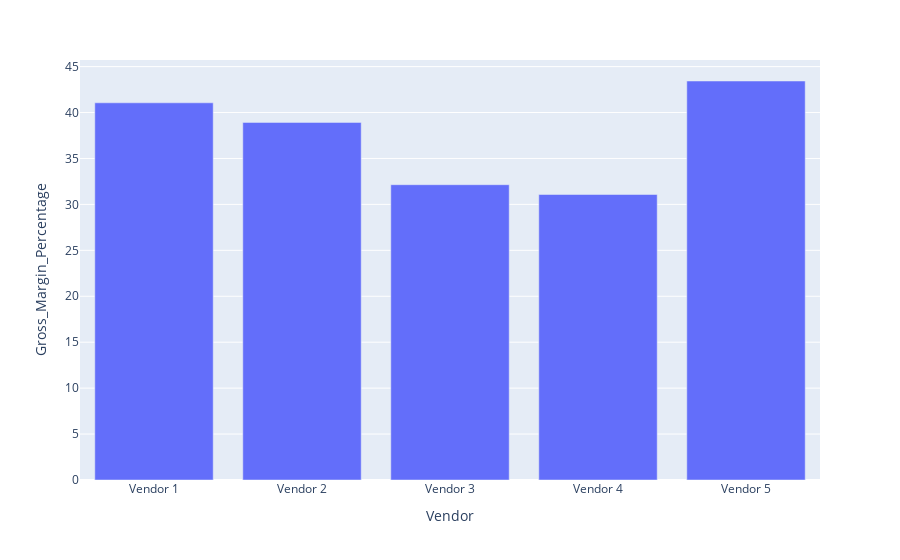

Here is the notebook cell this chart was saved with:
### Code cell
fig_vendor_margin = px.bar(gross_margin_by_vendor , x='Vendor' , y='Gross_Margin_Percentage')
fig_vendor_margin

### Figure 1 — Plotly figure (JSON) as saved in the notebook; plotly's stock layout.template omitted (floating-point values rounded to 4 significant figures)
{"data": [{"alignmentgroup": "True", "hovertemplate": "Vendor=%{x}<br>Gross_Margin_Percentage=%{y}<extra></extra>", "legendgroup": "", "marker": {"color": "#636efa", "pattern": {"shape": ""}}, "name": "", "offsetgroup": "", "orientation": "v", "showlegend": false, "textposition": "auto", "type": "bar", "x": ["Vendor 1", "Vendor 2", "Vendor 3", "Vendor 4", "Vendor 5"], "xaxis": "x", "y": [41.06, 38.93, 32.14, 31.08, 43.43], "yaxis": "y"}], "layout": {"barmode": "relative", "legend": {"tracegroupgap": 0}, "margin": {"t": 60}, "xaxis": {"anchor": "y", "domain": [0, 1], "title": {"text": "Vendor"}}, "yaxis": {"anchor": "x", "domain": [0, 1], "title": {"text": "Gross_Margin_Percentage"}}}}
